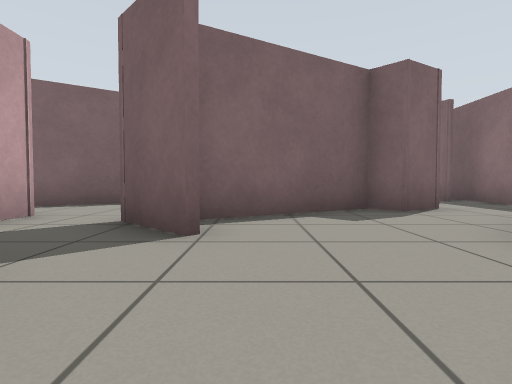
view 1 (above)

21 first-person views from a walk through a robot-simulator world made for Gazebo. The camera is 0.5 m above the floor, tilts 2° down and sees 80° across. The floor is counted in squares, 1 m on a side. Each view is taken from the middle of a square. On the plan, view 1 faces up. The plan holds only what a view shows up to about 9 squares ahead; the rest is blank. The place goes on beyond the plan.

view 2
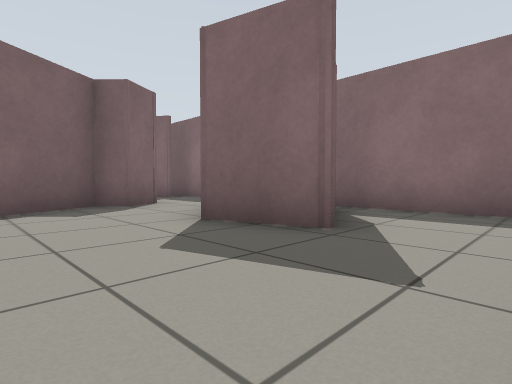

view 3
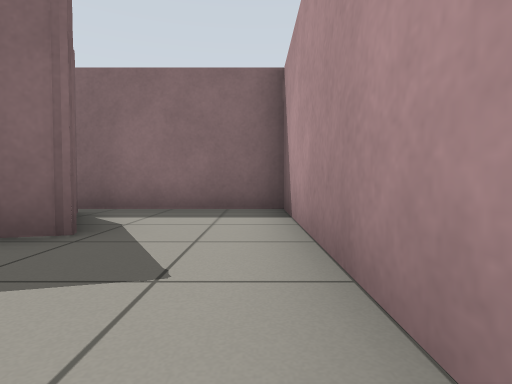

view 4
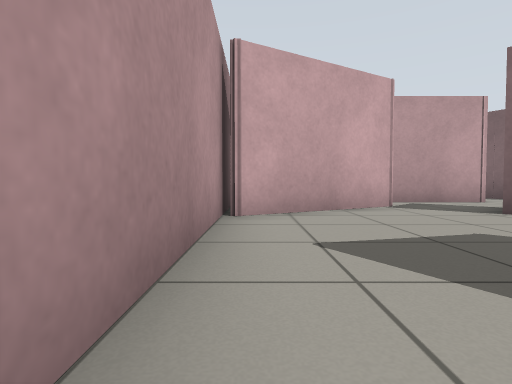

view 5
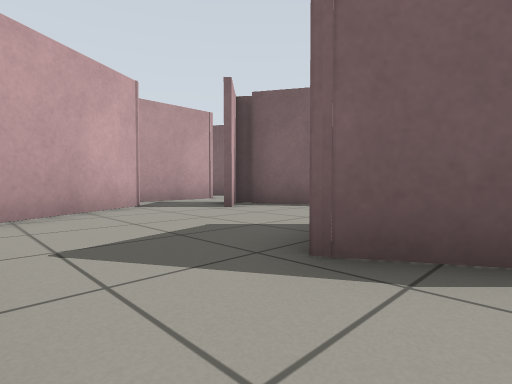

view 6
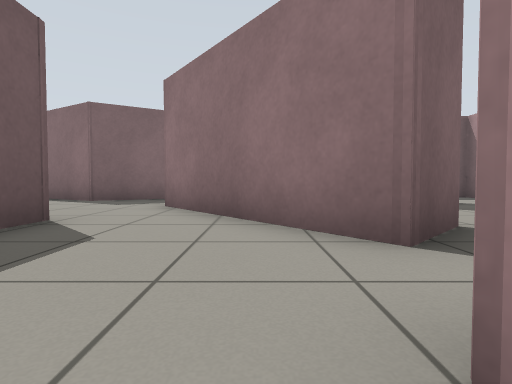

view 7
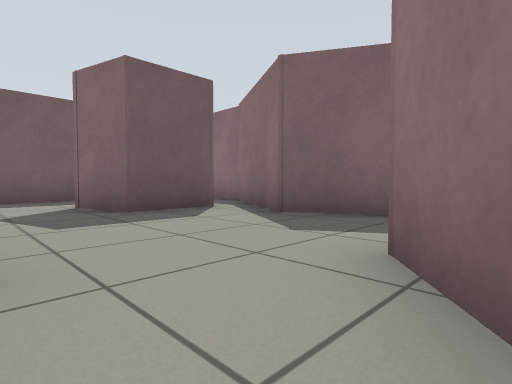

view 8
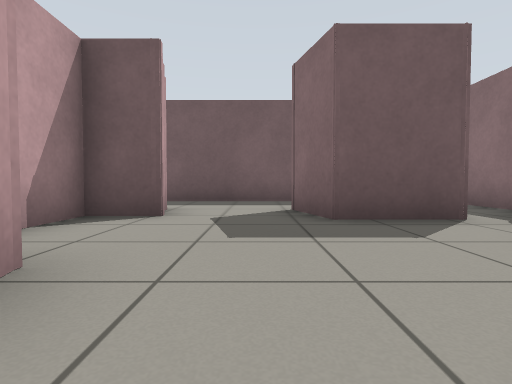

view 9
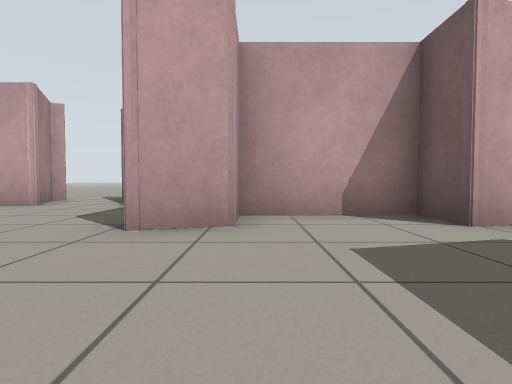

view 10
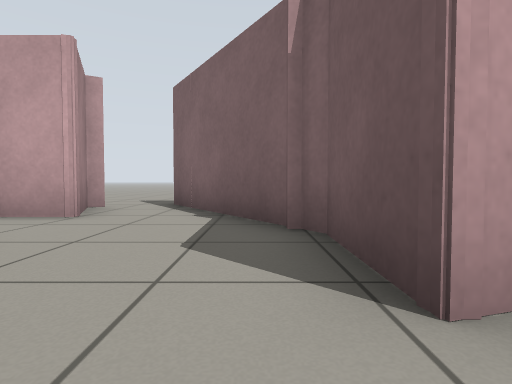

view 11
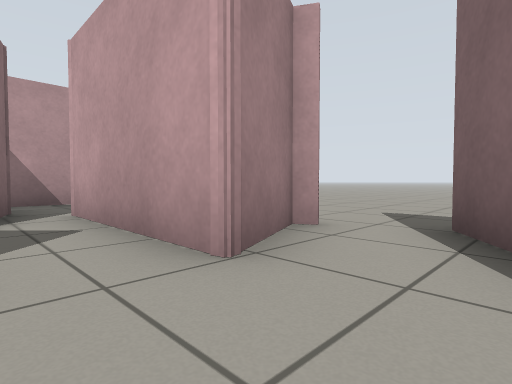

view 12
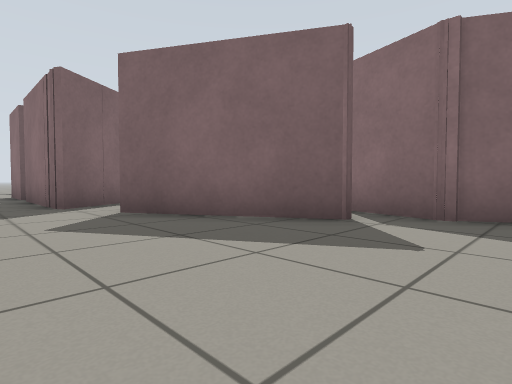

view 13
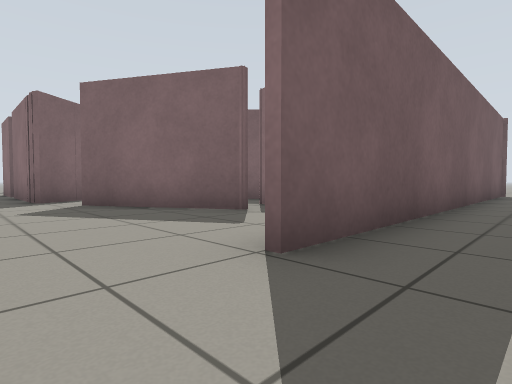

view 14
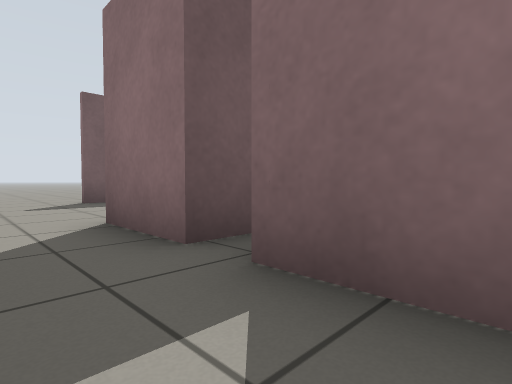

view 15
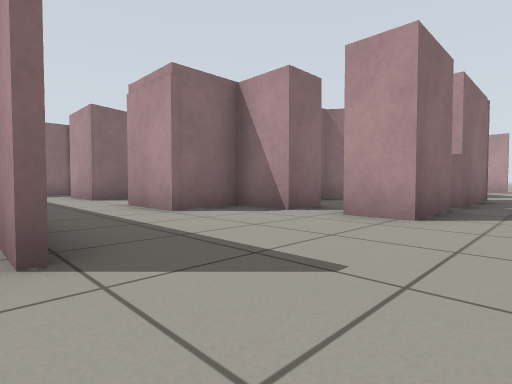

view 16
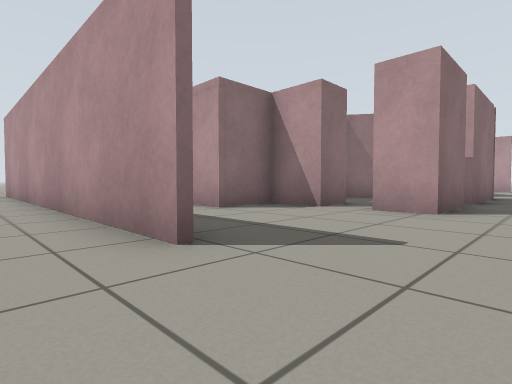

view 17
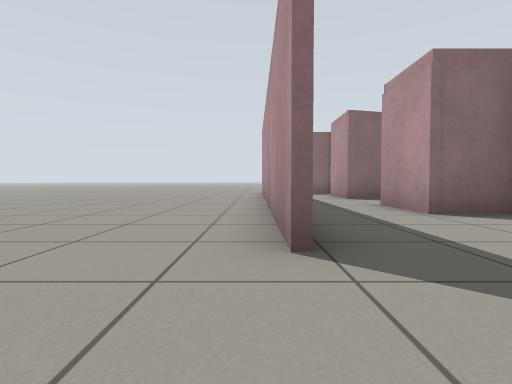

view 18
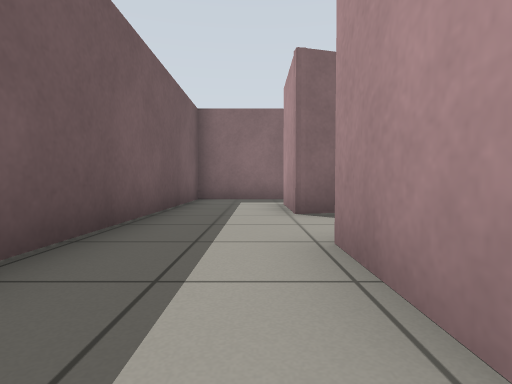

view 19
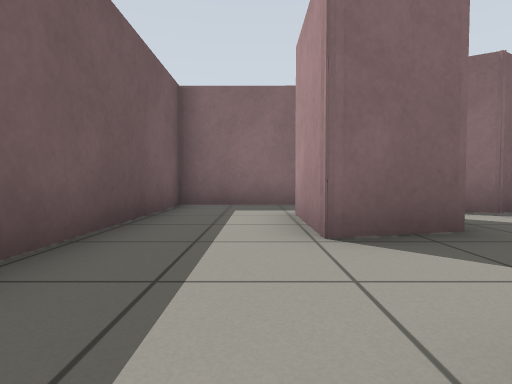

view 20
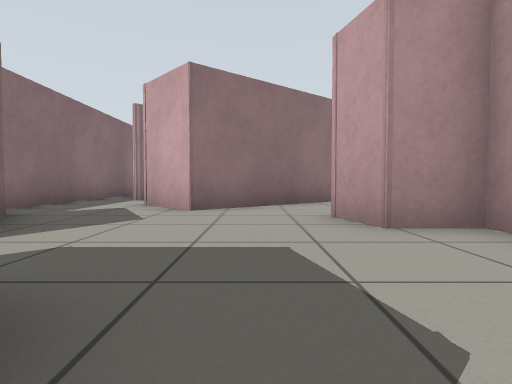

view 21
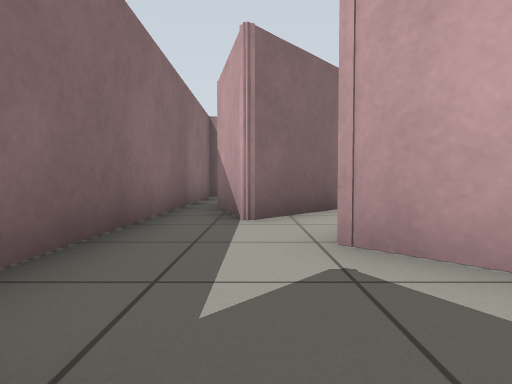

### Floor plan
Ten units are one square. View 1 is at (0, 0); x grows to the right and y downward. Boxes are objects, and circles mark ways between rooms. Rooms are numbered by the first view taken in them; rooms with no view inside come last. Other rooms are left out.
<svg viewBox="-70 -153 195 218">
<path fill="none" stroke="#000" d="M48 -18 28 -7 24 -24 41 -41M-12 -41 -15 -38 -6 -29M34 -56 25 -51 20 -55 -10 -38M-21 -18 -3 13M-15 15 54 15 54 -29M-49 -38 -32 -45M-32 -8 -51 -40M-39 15 -15 15M-22 7 -26 -1 -21 -18M-41 -63 -57 -52 -57 -64M38 -109 20 -109 16 -124M-6 -124 -3 -114 -15 -114 -15 -88 -4 -88 -1 -77 -19 -77M0 -51 21 -68 34 -56M48 -74 37 -92 45 -105M55 -54 55 -86M-32 -45 -32 -25M-6 -27 -17 -38 0 -51M-19 -77 -41 -63M45 17 -55 17M41 -41 48 -18M-44 -146 -49 -146M-37 -108 -23 -108 -23 -124 -6 -124M-50 -148 46 -148M-49 -91 -57 -91 -57 -108 -46 -108M16 -124 36 -124M-57 -64 -57 -84M45 -105 55 -122 55 -146 -13 -146M-37 -97 -37 -108M-28 -72 -23 -76M-32 -25 -32 -8M54 -29 55 -54"/>
<circle cx="-10" cy="-20" r="3" fill="#2a7"/>
<circle cx="30" cy="-50" r="3" fill="#2a7"/>
<circle cx="-40" cy="-50" r="3" fill="#2a7"/>
<circle cx="-65" cy="20" r="3" fill="#2a7"/>
<circle cx="-10" cy="-60" r="3" fill="#2a7"/>
<circle cx="5" cy="-130" r="3" fill="#2a7"/>
<circle cx="40" cy="-60" r="3" fill="#2a7"/>
<circle cx="-20" cy="-35" r="3" fill="#2a7"/>
<circle cx="-40" cy="-110" r="3" fill="#2a7"/>
<circle cx="-50" cy="-90" r="3" fill="#2a7"/>
<text x="20" y="-20">1</text>
<text x="-60" y="-20">2</text>
<text x="10" y="-90">3</text>
<text x="-20" y="-50">4</text>
<text x="120" y="60">5</text>
<text x="-30" y="-130">6</text>
<text x="-40" y="-90">7</text>
<text x="-20" y="-20">8</text>
<text x="40" y="-50">9</text>
</svg>
Room 1 opens to room 8. Room 1 opens to room 9. Room 2 opens to room 4. Room 2 opens to room 5. Room 3 opens to room 4. Room 3 opens to room 6. Room 3 opens to room 9. Room 4 opens to room 8. Room 6 opens to room 7.

Where each view was taken, in squares from view 1:
view 1: 0 up, 0 right, facing up
view 2: 1 down, 0 right, facing up-right
view 3: 1 down, 0 right, facing right
view 4: 1 down, 4 right, facing left
view 5: 1 down, 4 right, facing up-left
view 6: 5 up, 4 left, facing right
view 7: 6 up, 0 right, facing up-right
view 8: 7 up, 1 right, facing up
view 9: 9 up, 3 right, facing left
view 10: 7 up, 1 right, facing left
view 11: 6 up, 2 left, facing down-left
view 12: 1 down, 7 left, facing up-right
view 13: 3 down, 7 left, facing up-right
view 14: 7 up, 7 left, facing up-right
view 15: 15 up, 7 left, facing down-right
view 16: 16 up, 7 left, facing down-right
view 17: 15 up, 7 left, facing right
view 18: 13 up, 3 left, facing right
view 19: 13 up, 1 left, facing right
view 20: 12 up, 1 right, facing down
view 21: 8 up, 4 right, facing down
